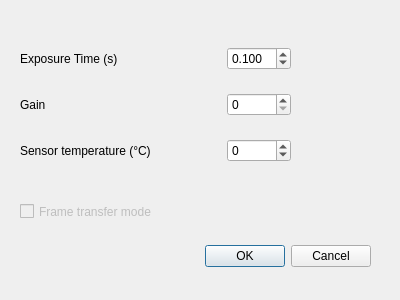
<?xml version="1.0" encoding="UTF-8"?>
<ui version="4.0">
 <class>Dialog</class>
 <widget class="QDialog" name="Dialog">
  <property name="geometry">
   <rect>
    <x>0</x>
    <y>0</y>
    <width>400</width>
    <height>300</height>
   </rect>
  </property>
  <property name="windowTitle">
   <string>Dialog</string>
  </property>
  <widget class="QDialogButtonBox" name="buttonBox">
   <property name="geometry">
    <rect>
     <x>30</x>
     <y>240</y>
     <width>341</width>
     <height>32</height>
    </rect>
   </property>
   <property name="orientation">
    <enum>Qt::Horizontal</enum>
   </property>
   <property name="standardButtons">
    <set>QDialogButtonBox::Cancel|QDialogButtonBox::Ok</set>
   </property>
  </widget>
  <widget class="QWidget" name="layoutWidget">
   <property name="geometry">
    <rect>
     <x>20</x>
     <y>30</y>
     <width>271</width>
     <height>151</height>
    </rect>
   </property>
   <layout class="QGridLayout" name="gridLayout" columnstretch="1,0">
    <item row="0" column="0">
     <widget class="QLabel" name="label">
      <property name="text">
       <string>Exposure Time (s)</string>
      </property>
     </widget>
    </item>
    <item row="0" column="1">
     <widget class="QDoubleSpinBox" name="exposure_doubleSpinBox">
      <property name="decimals">
       <number>3</number>
      </property>
      <property name="maximum">
       <double>50.000000000000000</double>
      </property>
      <property name="singleStep">
       <double>0.010000000000000</double>
      </property>
      <property name="value">
       <double>0.100000000000000</double>
      </property>
     </widget>
    </item>
    <item row="2" column="1">
     <widget class="QSpinBox" name="temp_spinBox">
      <property name="enabled">
       <bool>true</bool>
      </property>
      <property name="minimum">
       <number>-80</number>
      </property>
      <property name="maximum">
       <number>25</number>
      </property>
     </widget>
    </item>
    <item row="2" column="0">
     <widget class="QLabel" name="label_3">
      <property name="text">
       <string>Sensor temperature (°C)</string>
      </property>
     </widget>
    </item>
    <item row="1" column="1">
     <widget class="QSpinBox" name="gain_spinBox">
      <property name="maximum">
       <number>300</number>
      </property>
     </widget>
    </item>
    <item row="1" column="0">
     <widget class="QLabel" name="label_gain">
      <property name="text">
       <string>Gain</string>
      </property>
     </widget>
    </item>
   </layout>
  </widget>
  <widget class="QCheckBox" name="frame_transfer_CheckBox">
   <property name="enabled">
    <bool>false</bool>
   </property>
   <property name="geometry">
    <rect>
     <x>20</x>
     <y>200</y>
     <width>211</width>
     <height>23</height>
    </rect>
   </property>
   <property name="text">
    <string>Frame transfer mode</string>
   </property>
  </widget>
 </widget>
 <resources/>
 <connections>
  <connection>
   <sender>buttonBox</sender>
   <signal>accepted()</signal>
   <receiver>Dialog</receiver>
   <slot>accept()</slot>
   <hints>
    <hint type="sourcelabel">
     <x>248</x>
     <y>254</y>
    </hint>
    <hint type="destinationlabel">
     <x>157</x>
     <y>274</y>
    </hint>
   </hints>
  </connection>
  <connection>
   <sender>buttonBox</sender>
   <signal>rejected()</signal>
   <receiver>Dialog</receiver>
   <slot>reject()</slot>
   <hints>
    <hint type="sourcelabel">
     <x>316</x>
     <y>260</y>
    </hint>
    <hint type="destinationlabel">
     <x>286</x>
     <y>274</y>
    </hint>
   </hints>
  </connection>
 </connections>
</ui>
